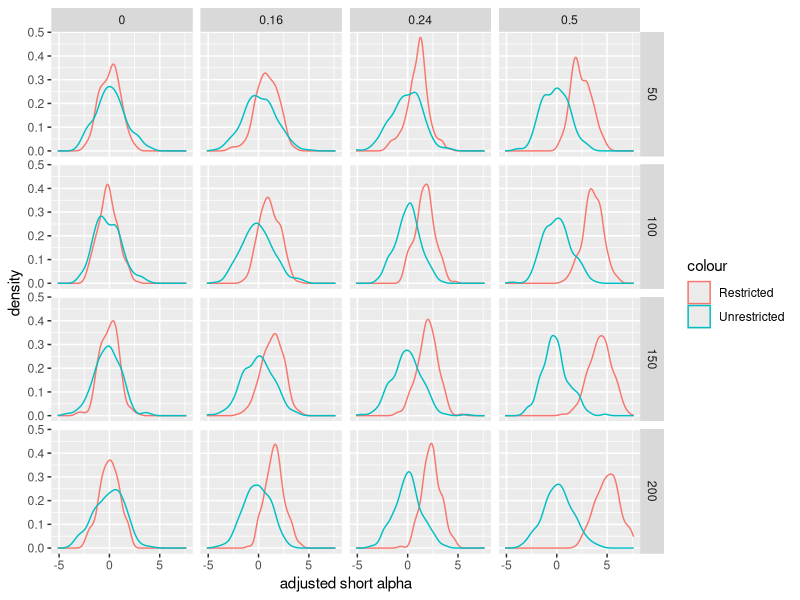

Recreate this plot in R. (Note: this script raises an error after producing the figure.)
## ---- chunk 1
knitr::opts_chunk$set(echo = FALSE)
rm(list=ls())
library(broom)
library(MASS)
library(tidyverse)
## ---- chunk 2

simulate_regs <- function(beta, n){
   x <- mvrnorm (n, c(0,0), rbind(c(1,.7), c(.7,1)))
  e <- rnorm(n, 0,1)
  y <- .2 * x[,1] +  e  + beta*x[,2] 
  
  longreg <-lm(formula = y ~ x[, 1] + x[, 2])
  shortreg <-lm(formula = y ~ x[, 1])

  #pick regression:
   if (.05 > tidy(longreg)$p.value[3] ) {
     spec <- 1
     alpha <- tidy(longreg)$estimate[2]
     t_stat <- tidy(longreg)$statistic[2]
     inCI <- 0.2>confint(longreg)[2,1] & 0.2<confint(longreg)[2,2]
     
   }else {
      spec <- 0
     alpha <- tidy(shortreg)$estimate[2]
     t_stat <- tidy(shortreg)$statistic[2]
     inCI <- 0.2>confint(shortreg)[2,1] & 0.2<confint(longreg)[2,2]  
    
  }
  
  return_vector <- c(coef(longreg)[2], coef(longreg)[3], 0.2>confint(longreg)[2,1] & 0.2<confint(longreg)[2,2], coef(shortreg)[2], 0.2>confint(shortreg)[2,1] & 0.2<confint(shortreg)[2,2], spec, alpha, t_stat, inCI)
  names(return_vector) <- c("long alpha","long beta", "long alpha in CI", "short alpha" , "short alpha in CI", "Specification", "everyday alpha", "everyday t", "everday in CI" )
  return(return_vector)
}


colVars <- function(x, na.rm=FALSE, dims=1, unbiased=TRUE, SumSquares=FALSE,
                    twopass=FALSE) {
  if (SumSquares) return(colSums(x^2, na.rm, dims))
  N <- colSums(!is.na(x), FALSE, dims)
  Nm1 <- if (unbiased) N-1 else N
  if (twopass) {x <- if (dims==length(dim(x))) x - mean(x, na.rm=na.rm) else
                     sweep(x, (dims+1):length(dim(x)), colMeans(x,na.rm,dims))}
  (colSums(x^2, na.rm, dims) - colSums(x, na.rm, dims)^2/N) / Nm1
}
## ---- chunk 3
results_table <- c()
raw_results <- c()
betas<- c(0, .16, .24, .50)
simulation_sizes <- c(50,100, 150, 200)


for (beta_coef in betas) {
  for (size in simulation_sizes){
    sim_results <- c()
    for (i in seq(200)) {
      simulation <- simulate_regs(beta_coef, size)
      sim_results <- rbind( sim_results, simulation )
      raw_results <- rbind(raw_results, c(beta_coef , size, simulation ))
    }
    results_table <- rbind(results_table, c(beta_coef , size, colMeans(sim_results)))
    results_table <- rbind(results_table, c(beta_coef , size, colVars(sim_results)))
    colnames(raw_results)[1] <- "beta"
    colnames(raw_results)[2] <- "n"
  }
  
}
## ---- chunk 4
library(knitr)
Q2 <- results_table[c(2,4,6,8), c(3,6,9)]
rownames(Q2) <- c("n = 50", "n = 100", "n = 150", "n = 200")
## ---- chunk 5
kable(Q2)
## ---- chunk 6
library(kableExtra)
bias <- as.data.frame(results_table)
bias <- bias[bias[,1]!=0.00,]
bias$`long alpha bias` <- bias[3] -0.2


bias$`short alpha bias` <- bias$`short alpha` -0.2

bias$`everyday alpha bias` <- bias$`everyday alpha` -0.2

bias <- cbind(bias$V1,bias$V2,bias$`long alpha bias`, bias$`short alpha bias`,bias$`everyday alpha bias`)
colnames(bias)<-cbind("Beta2", "N", "Long alpha bias", "Short alpha bias", "Everyday alpha bias")
odd <- seq(1,23,2)
bias <- bias[odd,]

## ---- chunk 7
kable(bias,row.names=FALSE) 
## ---- chunk 8
ci <- as.data.frame(results_table)

ci <- cbind(ci$beta,ci$n,ci$`long alpha in CI`,ci$`short alpha in CI`,ci$`everday in CI`)
#colnames(ci)<-cbind("Beta2", "N", "Long alpha in CI", "Short alpha in CI", "Everyday alpha in CI")

odd <- seq(1,31,2)
ci <- ci[odd,]

## ---- chunk 9
kable(ci,row.names=FALSE) 
## ---- chunk 10
raw_data <-as.data.frame(raw_results)
raw_data$`adjusted short alpha` <- (raw_data$n)^(.5)*(raw_data$`short alpha` - .2)
raw_data$`adjusted long alpha`  <- (raw_data$n)^(.5)*(raw_data$`long alpha` - .2)
raw_data$`adjusted everyday alpha`  <- (raw_data$n)^(.5)*(raw_data$`everyday alpha` - .2)

#T Test values
test_statistics <- as.data.frame(results_table)
test_statistics <- test_statistics$Specification
odd <- c(seq(1, 31, 8), seq(3, 31, 8), seq(5, 31, 8), seq(7, 31, 8))
test_statistics <- test_statistics[odd]
## ---- chunk 11
ggplot(data = raw_data) + 
  geom_density(aes(`adjusted short alpha`, color = "Restricted")) +
  geom_density(aes(`adjusted long alpha`, color = "Unrestricted")) +
  facet_grid(n~beta) 

 

## ---- chunk 12
ggplot(data = raw_data) + 
  geom_density(aes(`adjusted short alpha`, color = "Restricted")) +
  geom_density(aes(`adjusted long alpha`, color = "Unrestricted")) +
  geom_density(aes(`adjusted everyday alpha`, color = "Everyday")) +
  facet_grid(n~beta) +
  annotate("text",label= test_statistics, x=-2, y=0.4)

 
